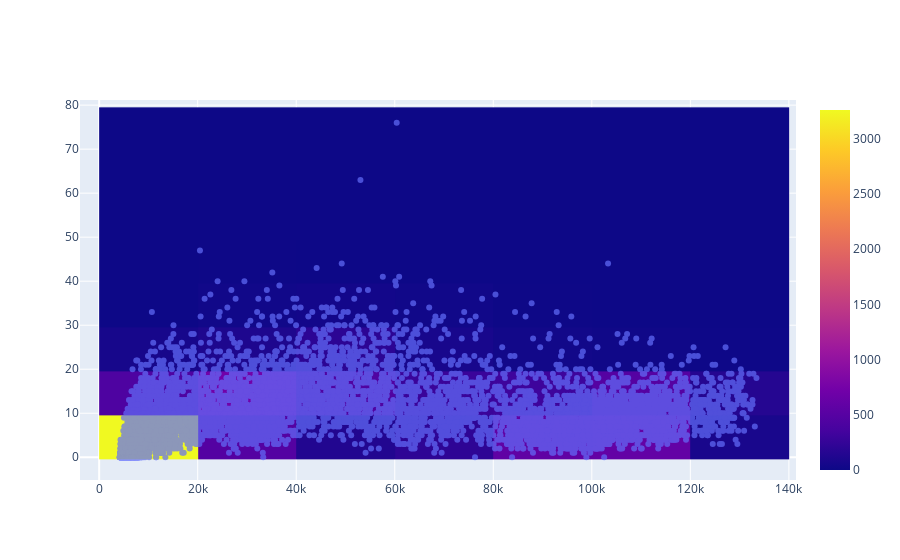

The cell this chart's notebook holds for it:
### Code cell
fig = go.Figure()

# 料金とチップの散布図（Lunch）
fig.add_trace(
  go.Scatter(
    x=df_mobile_tweets['Population'], y=df_mobile_tweets['Tweets_num'],
    name='Lunch', mode='markers', opacity=0.7,
  )
)

fig.add_trace(
  go.Histogram2d(
    x=df_mobile_tweets['Population'], y=df_mobile_tweets['Tweets_num'],
    nbinsx=10, nbinsy=10
  )
)

### Figure 1 — Plotly figure (JSON) as saved in the notebook; plotly's stock layout.template omitted (floating-point values rounded to 4 significant figures; data arrays with more than 128 entries replaced by an {"elided": "..."} marker saying what was removed)
{"data": [{"mode": "markers", "name": "Lunch", "opacity": 0.7, "type": "scatter", "x": {"elided": "8760 int values"}, "y": {"elided": "8760 int values"}}, {"nbinsx": 10, "nbinsy": 10, "type": "histogram2d", "x": {"elided": "8760 int values"}, "y": {"elided": "8760 int values"}}], "layout": {}}
